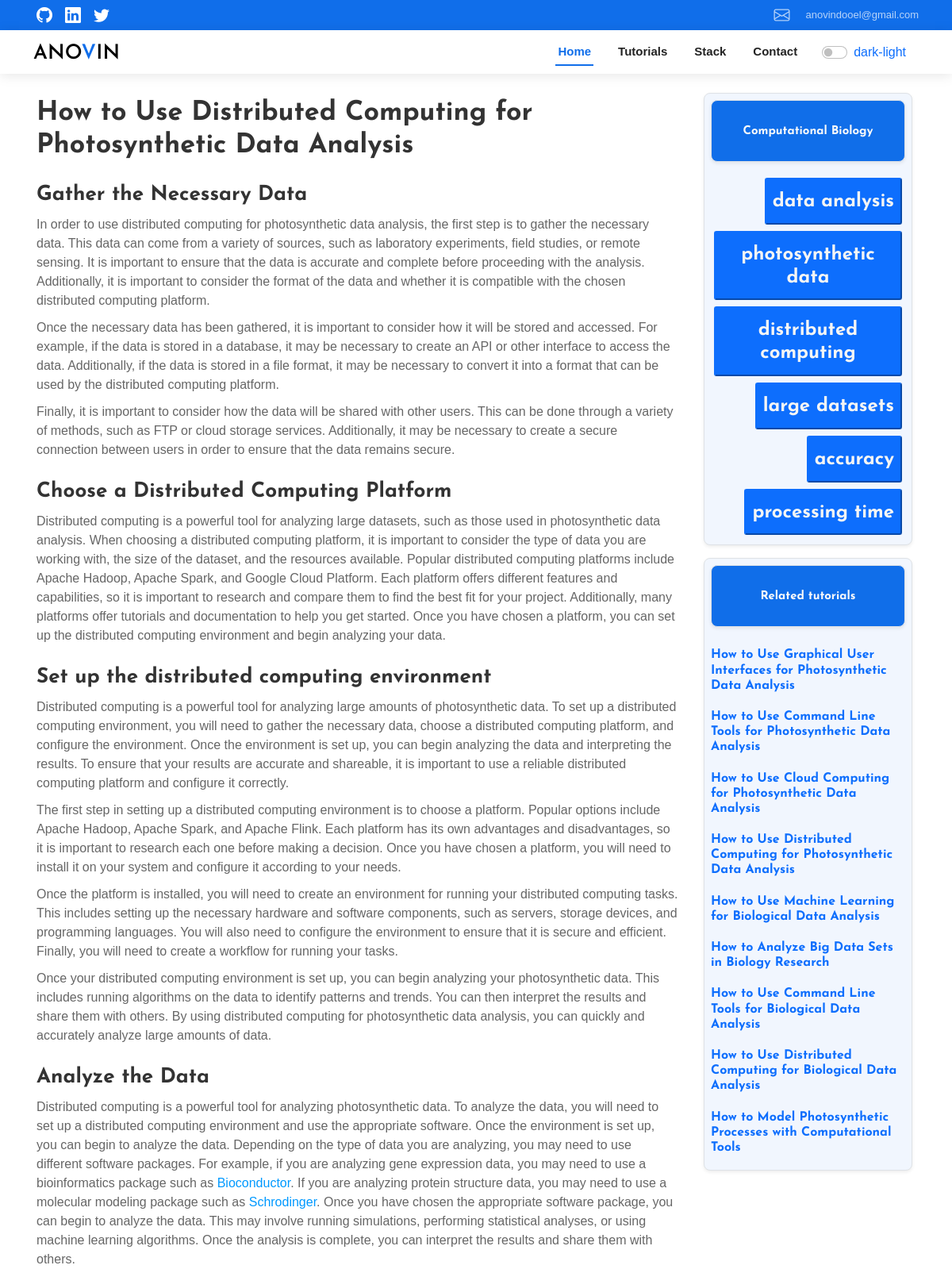
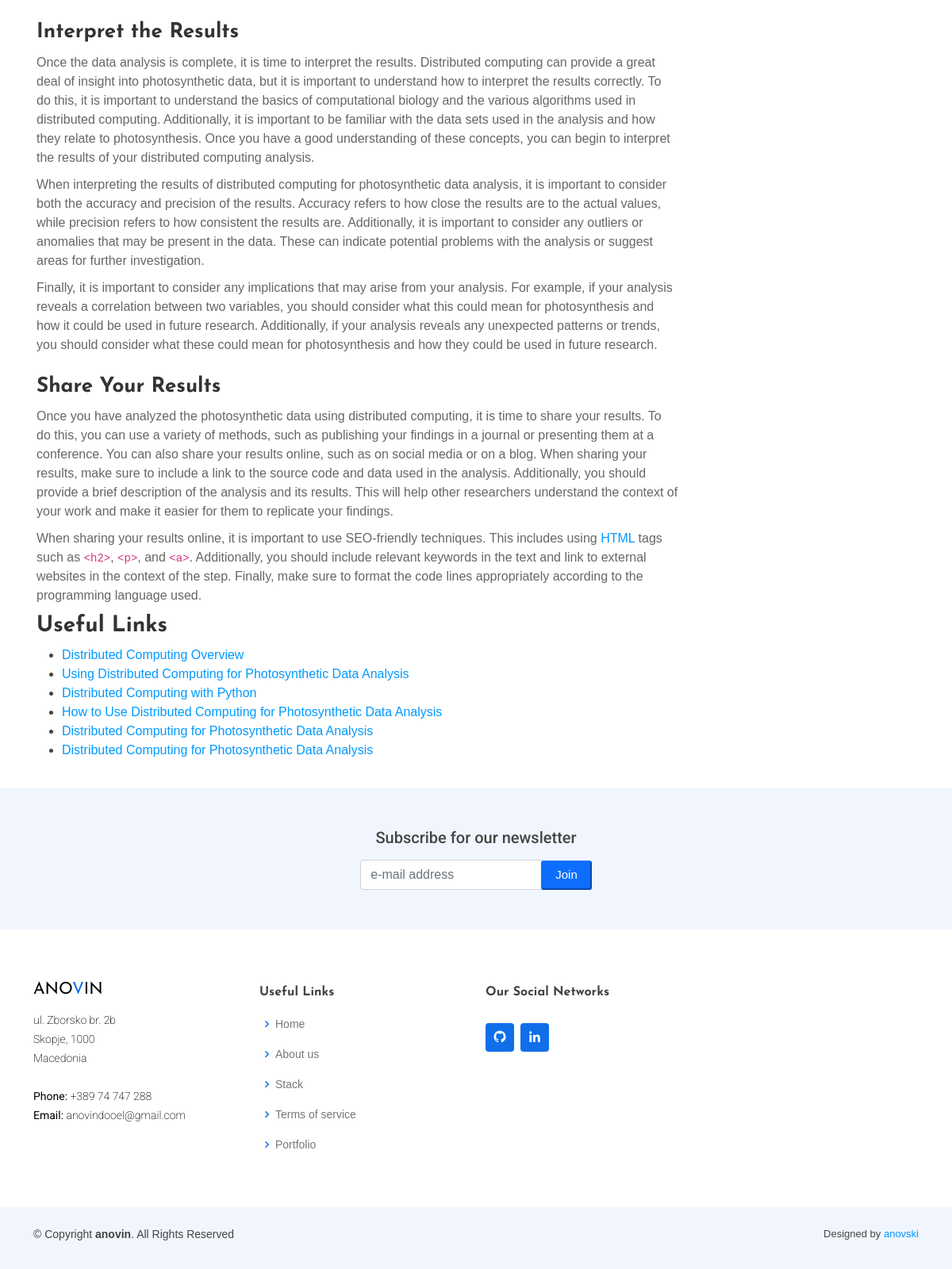
The app's page /tutorial/how-to-use-distributed-computing-for-photosynthetic-data-analysis/ with its own data (2 pictures, top to bottom).
### web/models.py (models this page shows, shortened)
class Tutorial(models.Model):
    title = models.CharField(max_length=255)
    slug = models.CharField(max_length=225, null=True, blank=True)
    meta_description = models.TextField()
    introduction = models.TextField()
    steps = models.TextField()
    content = models.TextField()
    tags = models.ManyToManyField(Tag, blank=True)
    img = models.ImageField(upload_to='tutorials/images/', null=True, blank=True)
    category = models.ForeignKey(Category, on_delete=models.SET_NULL, null=True, blank=True)
    def get_absolute_url(self):
        return reverse('single_tutorial', kwargs={
            'slug': self.slug
        })

class Category(models.Model):
    name = models.CharField(max_length=250)
    slug = models.CharField(max_length=250)
    def __str__(self):
        return self.name
    def get_absolute_url(self):
        return reverse('single_category', kwargs={
            'slug': self.slug
        })

class Tag(models.Model):
    name = models.CharField(max_length=255)
    slug = models.CharField(max_length=255)
    def __str__(self):
        return self.name
    def get_absolute_url(self):
        return reverse('single_tag', kwargs={
            'slug': self.slug
        })

### web/views.py (the view)
# urls.py: path('tutorial/<str:slug>/', views.single_tutorial, name='single_tutorial'),
def single_tutorial(request, slug=None):
    obj = get_object_or_404(Tutorial, slug=slug)
    related_articles = Tutorial.objects.filter(category=obj.category)[:10]
    return render(request, 'tutorials/single_tutorial.html',
                  context={'tutorial': obj, 'related_tutorials': related_articles})

### web/templates/tutorials/single_tutorial.html (shortened to what this page needs)
<!DOCTYPE html>
{% load static %}
<html lang="en" style="filter:invert(100); ">
<head>
    {% include 'head.html' %}
</head>
<body>
{% include 'menu.html' %}
<div class="container ">
    <div class="d-flex justify-content-center p-0 mt-3 mb-3">
        <div class="col-12 col-md-9">
            <div class="p-1 pe-lg-4">
                {{tutorial.content|safe}}
            </div>
        </div>
        <div class="col-3 p-2 d-flex justify-content-end d-none d-md-block">
            <div class="d-flex flex-column p-2 shadow-sm border" style="border-radius: 8px; background: #f1f6fe;">
                <a href="{{tutorial.category.get_absolute_url}}">
                    <button class="btn btn-sm btn-light d-flex p-3 shadow-sm mb-3 w-100 d-flex flex-column border"
                            style="background: #106ee9; color: black; font-weight: 100; border-radius: 8px;">
                        <h3 class="w-100 pt-1 pb-1 text-light"
                            style="font-size:15px;border-radius: 4px; font-weight: 800;">
                            {{ tutorial.category }}
                        </h3>
                    </button>
                </a>
                <div class="d-flex flex-wrap justify-content-end align-items-center">{% for tag in tutorial.tags.all %}
                    <a href="{{tag.get_absolute_url}}">
                        <button class="btn-sm btn-primary m-1 text-bg-primary" style="font-size:13px;">
                            <h4 style="color: whitesmoke;">{{tag}}</h4>
                        </button>
                    </a>
                    {%endfor%}
                </div>
            </div>
            <div class="d-flex flex-column p-2 shadow-sm mt-3 border" style="border-radius: 8px; background: #f1f6fe;">
                <div>
                    <button class="btn btn-sm btn-light d-flex p-3 shadow-sm mb-3 w-100 d-flex flex-column border"
                            style="background: #106ee9; color: black; font-weight: 100; border-radius: 8px;">
                        <h3 class="w-100 pt-1 pb-1 text-light"
                            style="font-size:15px;border-radius: 4px; font-weight: 800;">
                            Related tutorials
                        </h3>
                    </button>
                </div>
                <div class="d-flex flex-column  ">{% for tut in related_tutorials %}
                    <a href="{{tut.get_absolute_url}}">
                        <p class=" m-1 " style="font-size:13px; color: black;">
                        <h6 class="text-primary">{{tut.title}}</h6>
                        </p>
                    </a>
                    {%endfor%}
                </div>
            </div>
        </div>
    </div>
</div>
{% include 'tutorials/footer.html' %}
</body>
</html>

### web/static/assets/css/style.css (style rules this page uses)
body { font-family: "Open Sans", sans-serif; color: #444444; }
a { color: #106eea; text-decoration: none; }
h1, h2, h3, h4, h5, h6 { font-family: "Roboto", sans-serif; }

### web/templates/tutorials/single_tutorial.html (style rules this page uses)
body { font-family: 'Montserrat', sans-serif; }
h1, h2, h3, h4, h6 { color: #333; margin-top: 10px; margin-bottom: 8px; font-weight: 800; font-family: "Josefin Sans", sans-serif; }
h2 { font-size: 26px; margin-top: 25px; }
h1 { font-size: 34px; }
p { margin-top: 10px; margin-bottom: 10px; color: #666; font-weight: 200; }
a { color: #0099ff; }
code { max-width: 100%; }

### records on screen
Tutorial: content "How to Use Distributed Computing for Photosynthetic Data Analysis Gather the Necessary Data In order to use distributed computing for photosynthetic data analysis, the first step is to gather the necessary data. This data can come from a variety of sources, such as laboratory experiments, field studies, or remote sensing. It is important to ensure that the data is accurate and complete before proceeding with the analysis. Additionally, it is important to consider the format of the data and whether it is compatible with the chosen distributed computing platform. Once the necessary data has been gathered, it is important to consider how it will be stored and accessed. For example, if the data…", category "Computational Biology", title "How to Use Distributed Computing for Photosynthetic Data Analysis"
Tag: name "data analysis"
Tag: name "photosynthetic data"
Tag: name "distributed computing"
Tag: name "large datasets"
Tag: name "accuracy"
Tag: name "processing time"
Tutorial: title "How to Use Graphical User Interfaces for Photosynthetic Data Analysis"
Tutorial: title "How to Use Command Line Tools for Photosynthetic Data Analysis"
Tutorial: title "How to Use Cloud Computing for Photosynthetic Data Analysis"
Tutorial: title "How to Use Machine Learning for Biological Data Analysis"
Tutorial: title "How to Analyze Big Data Sets in Biology Research"
Tutorial: title "How to Use Command Line Tools for Biological Data Analysis"
Tutorial: title "How to Use Distributed Computing for Biological Data Analysis"
Tutorial: title "How to Model Photosynthetic Processes with Computational Tools"
